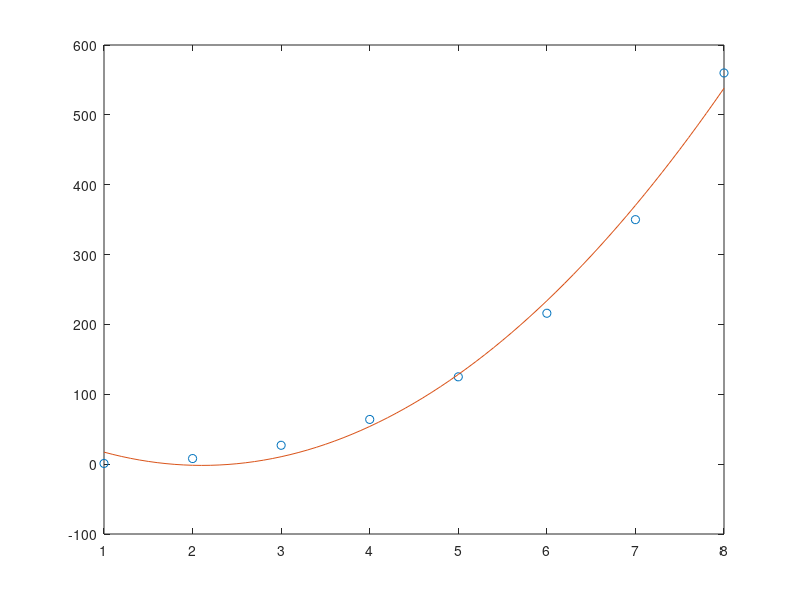

This chart was generated by the following MATLAB code:
clear;clc;% hồi quyx = [1 2 3 4 5 6 7 8];y = [1 8 27 64 125 216 350 560];c = polyfit(x,y,2);xx = 1:0.1:8;yy = polyval(c,xx);plot(x,y,'o',xx,yy,'-')